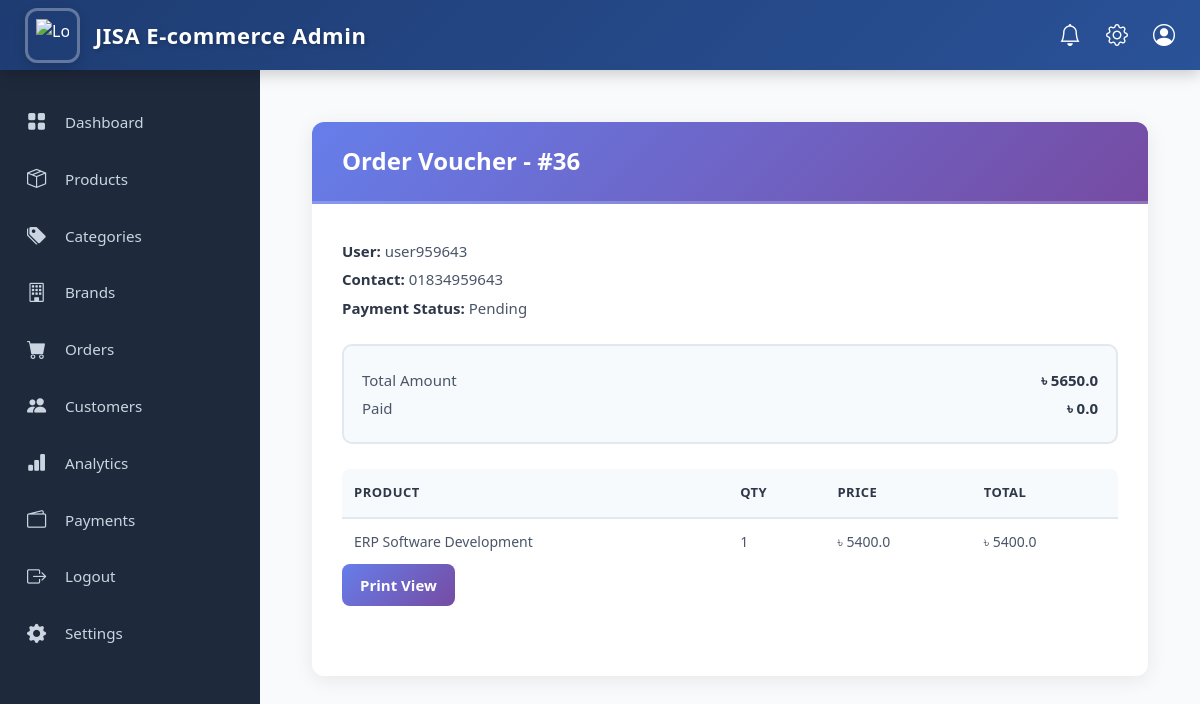
The app's page /adminpanel/orders/36/ (signed in), older data.
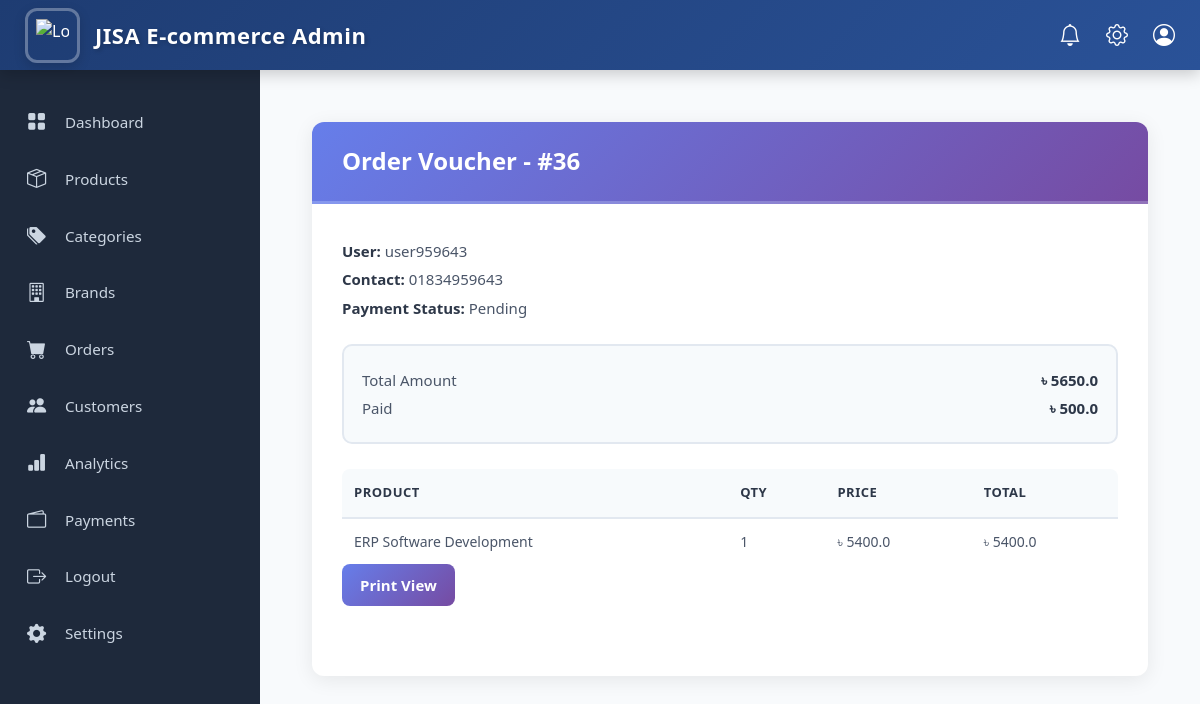
The same page, newer data.
### core/models.py (models this page shows, shortened)
class Order(models.Model):
    user = models.ForeignKey(settings.AUTH_USER_MODEL,on_delete=models.SET_NULL,null=True, blank=True )
    first_name = models.CharField(max_length=100)
    last_name = models.CharField(max_length=100)
    address = models.TextField()
    mobile = models.CharField(max_length=20)
    email = models.EmailField()
    upazila = models.CharField(max_length=100)
    district = models.CharField(max_length=100)
    comment = models.TextField(blank=True, null=True)
    delivery_method = models.CharField(max_length=50)
    delivery_charge = models.FloatField(default=0)
    payment_method = models.CharField(max_length=50)
    payment_status = models.CharField(
        max_length=20,
        choices=(
            ("pending", "Pending"),
            ("paid", "Paid"),
            ("failed", "Failed"),
            ("partial paid", "partial Paid"),
        ),
        default="pending"
    )
    payment_transaction_id = models.CharField(max_length=100, blank=True, null=True)
    amount_paid = models.FloatField(default=0)  # How much customer has paid
    subtotal = models.FloatField()
    discount = models.FloatField(default=0)
    total = models.FloatField()
    created_at = models.DateTimeField(auto_now_add=True)

### accounts/models.py (models this page shows, shortened)
class User(AbstractUser):
    ROLE_CHOICES = (
        ("admin", "Admin"),
        ("customer", "Customer"),
    )
    role = models.CharField(max_length=10, choices=ROLE_CHOICES, default="customer")
    phone = models.CharField(max_length=30, unique=True, blank=True, null=True)
    avatar = models.ImageField(upload_to="avatars/", blank=True, null=True)
    objects = UserManager()  # <- important

### admin_panel/views.py (the view)
# urls.py: path("orders/<int:pk>/", views.admin_order_detail, name="admin_order_detail"),
@superuser_required
def admin_order_detail(request, pk):
    order = get_object_or_404(Order, pk=pk)
    items = order.items.all()
    return render(request, "order/admin_order_detail.html", {"order": order, "items": items})

### admin_panel/views.py (called while the page is built)
def superuser_required(view_func):
    return user_passes_test(lambda u: u.is_superuser)(view_func)

### core/context_processors.py (called while the page is built)
def categories_menu(request):
    categories = Category.objects.filter(parent__isnull=True).prefetch_related('children')
    return {'menu_categories': categories}

### core/models.py (called while the page is built)
    def total(self):
        return self.price * self.qty

### admin_panel/templates/order/admin_order_detail.html (shortened to what this page needs)
{% extends "admin-base.html" %}
{% block content %}
<div class="voucher-container">
    <div class="voucher-card">
        <div class="voucher-header">
            <h2>Order Voucher - #{{ order.id }}</h2>
        </div>
        <div class="voucher-body">
            <div class="voucher-info">
                <p><span>User:</span> {{ order.user }}</p>
                <p><span>Contact:</span> {{ order.mobile }}</p>
                <p><span>Payment Status:</span> {{ order.payment_status|title }}</p>
            </div>
            <div class="amount-box">
                <p><span>Total Amount</span> ৳ {{ order.total }}</p>
                <p><span>Paid</span> ৳ {{ order.amount_paid }}</p>
            </div>
            <div class="table-wrapper">
                <table>
                    <thead>
                        <tr>
                            <th>Product</th>
                            <th>Qty</th>
                            <th>Price</th>
                            <th>Total</th>
                        </tr>
                    </thead>
                    <tbody>
                        {% for item in items %}
                        <tr>
                            <td>{{ item.product_name }}</td>
                            <td>{{ item.qty }}</td>
                            <td>৳ {{ item.price }}</td>
                            <td>৳ {{ item.total }}</td>
                        </tr>
                        {% endfor %}
                    </tbody>
                </table>
            </div>
            <a href="{% url 'order_invoice' order.id %}" target="_blank"
              style="
                    display:inline-block;
                    background:linear-gradient(135deg,#667eea 0%,#764ba2 100%);
                    color:white;
                    padding:10px 18px;
                    border-radius:8px;
                    font-weight:600;
                    margin-bottom:20px;
                    text-decoration:none;
              ">
                Print View
            </a>
        </div>
    </div>
</div>
{% endblock %}

Row changes from the older to the newer data that the page shows:
changed Order "Pending": amount_paid "0.0" → "500.0"
